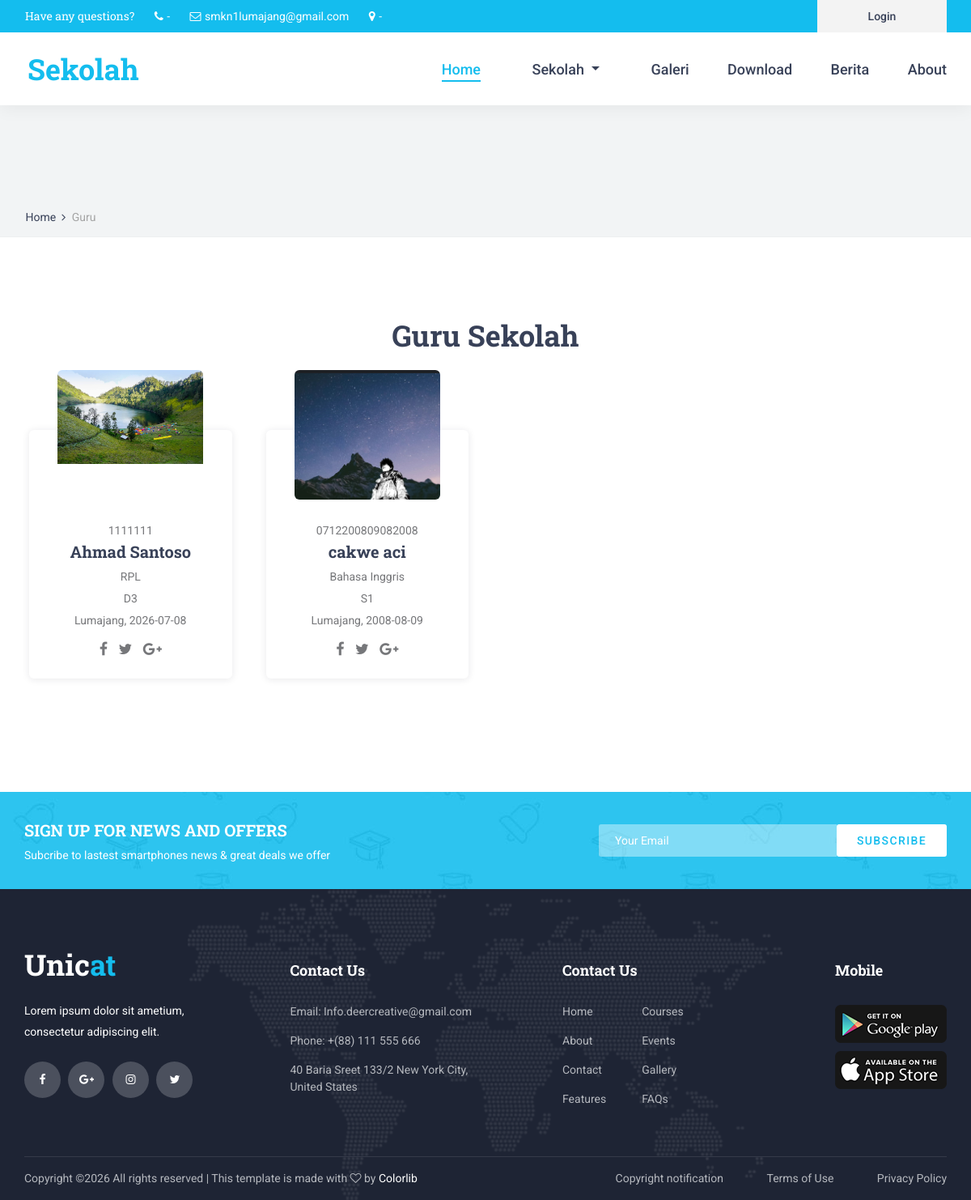
Page /index.php/home/guru on the committed database.
### tables this page shows
CREATE TABLE `tbl_guru` (
  `id_guru` int NOT NULL,
  `nip` varchar(20) DEFAULT NULL,
  `nama_guru` varchar(25) DEFAULT NULL,
  `tempat_lahir` varchar(15) DEFAULT NULL,
  `tgl_lahir` date DEFAULT NULL,
  `id_mapel` int DEFAULT NULL,
  `pendidikan` varchar(5) DEFAULT NULL,
  `foto_guru` varchar(50) DEFAULT NULL
);

CREATE TABLE `tbl_mapel` (
  `id_mapel` int NOT NULL,
  `nama_mapel` varchar(30) DEFAULT NULL
);

### application/views/layout/v_content.php (called while the page is built)
<?php
if ($isi) {
    $this->load->view($isi);
}

### application/views/layout/v_wrapper.php (called while the page is built)
<?php
require_once ('v_head.php');
require_once ('v_header.php');
require_once ('v_nav.php');
require_once ('v_content.php');
require_once ('v_footer.php');

### application/controllers/home.php (called while the page is built, shortened)
<?php
class Home extends CI_Controller
{
    public function __construct()
    {
        $this->load->model('m_home');
        $this->load->model('m_guru');
        $this->load->model('m_setting');
    }
    public function guru()
    {
        $data = array(
                'title' => 'Guru',
                'guru' => $this->m_home->guru(),
                'isi'   => 'v_guru'
            );
        $this->load->view('layout/v_wrapper',$data,FALSE);
    }
}

### index.php (called while the page is built, shortened)
<?php
require_once BASEPATH.'core/CodeIgniter.php';

### application/models/m_home.php (called while the page is built, shortened)
<?php
class m_home extends CI_Model {
    public function guru()
    {
        $this->db->select('*');
        $this->db->from('tbl_guru');
        $this->db->join('tbl_mapel', 'tbl_mapel.id_mapel = tbl_guru.id_mapel', 'left');
        $this->db->order_by('id_guru', 'desc');
        return $this->db->get()->result();
    }
}

### application/views/v_guru.php (the view)
<div class="home">
	<div class="breadcrumbs_container">
		<div class="container">
			<div class="row">
				<div class="col">
					<div class="breadcrumbs">
						<ul>
							<li><a href="<?=base_url()?>">Home</a></li>
							<li>Guru</li>
						</ul>
					</div>
				</div>
			</div>
		</div>
	</div>
</div>
<div class="contact">
	<div class="contact_info_container">
		<div class="container">
			<div class="row">
                   <div class="col-lg-12 text-center">
                       <h2>Guru Sekolah</h2><br>
                   </div>
				 <?php foreach ($guru as $key => $value) { ?>
			    <div class="col-lg-3 col-md-6 team_col">
					<div class="team_item">
						<div class="team_image"><img src="<?=base_url('foto_guru/'.$value->foto_guru)?>" alt=""></div>
						<div class="team_body">
							<div class="team_subtitle"><?=$value->nip?></div>
							<div class="team_title"><a href="#"><?=$value->nama_guru?></a></div>
							<div class="team_subtitle"><?=$value->nama_mapel?></div>
							<div class="team_subtitle"><?=$value->pendidikan?></div>
							<div class="team_subtitle"><?=$value->tempat_lahir?>, <?=$value->tgl_lahir?></div>
							<div class="social_list">
								<ul>
									<li><a href="#"><i class="fa fa-facebook" aria-hidden="true"></i></a></li>
									<li><a href="#"><i class="fa fa-twitter" aria-hidden="true"></i></a></li>
									<li><a href="#"><i class="fa fa-google-plus" aria-hidden="true"></i></a></li>
								</ul>
							</div>
						</div>
					</div>
				</div>
			    <?php } ?>
			</div>
		</div>
	</div>
</div>
<div class="newsletter">
	<div class="newsletter_background" style="background-image:url(<?=base_url()?>template/front-end/images/newsletter_background.jpg)"></div>
	<div class="container">
		<div class="row">
			<div class="col">
				<div class="newsletter_container d-flex flex-lg-row flex-column align-items-center justify-content-start">
					<div class="newsletter_content text-lg-left text-center">
						<div class="newsletter_title">sign up for news and offers</div>
						<div class="newsletter_subtitle">Subcribe to lastest smartphones news & great deals we offer</div>
					</div>
					<div class="newsletter_form_container ml-lg-auto">
						<form action="#" id="newsletter_form" class="newsletter_form d-flex flex-row align-items-center justify-content-center">
							<input type="email" class="newsletter_input" placeholder="Your Email" required="required">
							<button type="submit" class="newsletter_button">subscribe</button>
						</form>
					</div>
				</div>
			</div>
		</div>
	</div>
</div>

### template/front-end/styles/main_styles.css (style rules this page uses)
* { margin: 0; padding: 0; -webkit-font-smoothing: antialiased; -webkit-text-shadow: rgba(0,0,0,.01) 0 0 1px; text-shadow: rgba(0,0,0,.01) 0 0 1px; }
body { font-family: 'Roboto', sans-serif; font-size: 14px; font-weight: 400; background: #FFFFFF; color: #a5a5a5; }
ul { list-style: none; margin-bottom: 0px; }
a, a:hover, a:visited, a:active, a:link { text-decoration: none; -webkit-font-smoothing: antialiased; -webkit-text-shadow: rgba(0,0,0,.01) 0 0 1px; text-shadow: rgba(0,0,0,.01) 0 0 1px; }
h2 { font-size: 36px; }
h1, h2, h3, h4, h5, h6 { font-family: 'Roboto Slab', serif; font-weight: 700; -webkit-font-smoothing: antialiased; -webkit-text-shadow: rgba(0,0,0,.01) 0 0 1px; text-shadow: rgba(0,0,0,.01) 0 0 1px; color: #384158; margin-bottom: 0; }
.home { width: 100%; height: 850px; }
.team_col { margin-bottom: 40px; }
.team_item { width: 100%; }
.team_image { width: 180px; height: 160px; border-radius: 6px; overflow: hidden; margin-left: auto; margin-right: auto; margin-bottom: -86px; z-index: 5; }
.team_image img { max-width: 100%; }
.team_body { width: 100%; padding-top: 108px; padding-bottom: 24px; background: #FFFFFF; border-radius: 6px; box-shadow: 0px 1px 10px rgba(29,34,47,0.1); text-align: center; -webkit-transition: all 200ms ease; -moz-transition: all 200ms ease; -ms-transition: all 200ms ease; -o-transition: all 200ms ease; transition: all 200ms ease; }
.team_title a { font-family: 'Roboto Slab', serif; font-size: 20px; font-weight: 700; color: #384158; -webkit-transition: all 200ms ease; -moz-transition: all 200ms ease; -ms-transition: all 200ms ease; -o-transition: all 200ms ease; transition: all 200ms ease; }
.team_subtitle { font-size: 14px; font-weight: 400; color: #76777a; margin-top: 6px; }
.social_list { margin-top: 16px; }
.social_list ul li { display: inline-block; }
.social_list ul li:not(:last-child) { margin-right: 10px; }
.social_list ul li a i { font-size: 18px; color: #76777a; -webkit-transition: all 200ms ease; -moz-transition: all 200ms ease; -ms-transition: all 200ms ease; -o-transition: all 200ms ease; transition: all 200ms ease; }
.team_col .team_item { padding-left: 6px; padding-right: 6px; }
.newsletter { width: 100%; }
.newsletter_background { position: absolute; top: 0; left: 0; width: 100%; height: 100%; }
.newsletter_container { width: 100%; height: 120px; }
.newsletter_title { font-family: 'Roboto Slab', serif; font-size: 20px; font-weight: 700; text-transform: uppercase; color: #FFFFFF; }
.newsletter_subtitle { font-size: 14px; font-weight: 400; color: #FFFFFF; margin-top: 6px; }
.newsletter_form_container { width: 450px; padding-left: 20px; }
.newsletter_form { display: block; position: relative; width: 100%; }
.newsletter_input { width: calc(100% - 136px); height: 40px; background: rgba(255,255,255,0.4); border: none; outline: none; padding-left: 20px; color: #FFFFFF; border-top-left-radius: 3px; border-bottom-left-radius: 3px; }
.newsletter_button { width: 136px; height: 40px; background: #FFFFFF; border-radius: 3px; border: none; outline: none; cursor: pointer; font-size: 14px; text-transform: uppercase; color: #14bdee; font-weight: 500; letter-spacing: 0.1em; }

### rows in the picture
tbl_guru: foto_guru (picture), nip "1111111", nama_guru "Ahmad Santoso", id_mapel.nama_mapel "RPL", pendidikan "D3", tempat_lahir "Lumajang", tgl_lahir "2026-07-08"
tbl_guru: foto_guru (picture), nip "0712200809082008", nama_guru "cakwe aci", id_mapel.nama_mapel "Bahasa Inggris", pendidikan "S1", tempat_lahir "Lumajang", tgl_lahir "2008-08-09"
